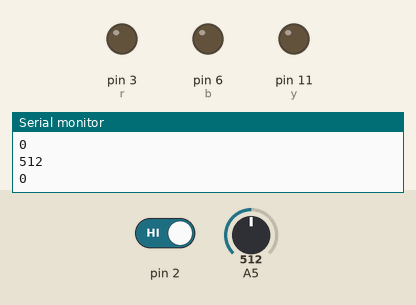
A sketch run on a simulated Arduino Uno, built with avr-gcc and run on an emulated ATmega328P. On the bench: output pins drawn as LEDs (lit = HIGH), the last lines printed to the serial monitor. Inputs (shaded band) come from the test bench; at power-on: A5 = 512, pin 2 HIGH.

Above: at 1.2 s.
1.3 s: A5 set to 309
2.8 s: A5 set to 284
At 3.86 s:
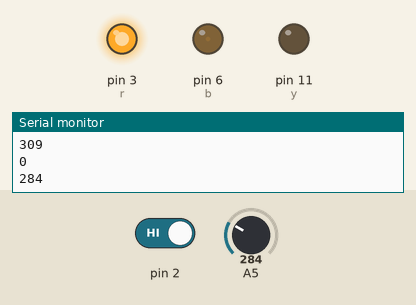
5.8 s: pin 2 driven LOW
At 5.97 s:
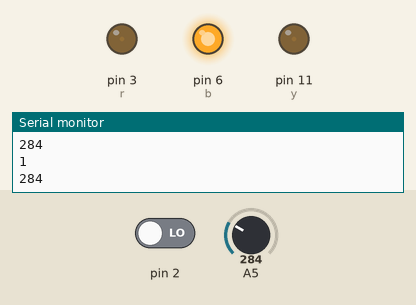
8.8 s: pin 2 driven HIGH
14.8 s: pin 2 driven LOW
At 21.34 s:
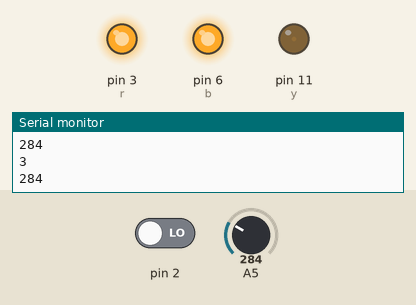
Timing chart, 0 to 25.1 s (numbered marks = the images above; inputs shaded):
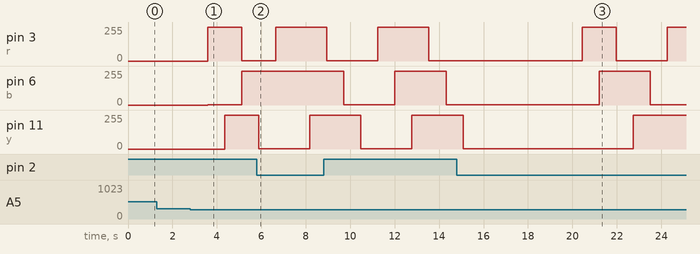

Measured:
- the behaviour switches between 301 and 300 on A5 (found by bisection; images 0 and 1)
- after the input at 2.8 s, pin 3 (r): 0/255 → 254/255 after 0.78 s, → 2/255 1.5 s later; pin 6 (b): 0/255 → 1/255 after 0.78 s, → 254/255 1.5 s later; pin 11 (y): 0/255 → 254/255 after 1.5 s
- after the input at 5.8 s, pin 6 (b): stays 254/255 (without the input it goes to 1/255 after 0.85 s); pin 11 (y): goes on until 5.9 s, then stays 1/255
- after the input at 14.8 s, pin 3 (r): stays 1/255 (without the input it goes to 254/255 after 1.0 s); pin 6 (b): stays 1/255 (without the input it goes to 254/255 after 1.8 s); pin 11 (y): goes on until 15.1 s, then stays 1/255

The sketch:

mood_light_0.2.ino
```cpp
int r = 3; // Red
int b = 6; // blue
int y = 11; // yellow
int red=0,blue=0,yellow=0;
int dy=500;
int cd=0 , bt=0,flag=-1;
void setup() {
  // initialize digital pin LED_BUILTIN as an output.
  pinMode(r, OUTPUT);
  pinMode(y, OUTPUT);
  pinMode(b, OUTPUT);
  pinMode(2, INPUT); // 버튼
   Serial.begin(9600);
}

// the loop function runs over and over again forever
void loop() {
  if(digitalRead(2) == 0){
    if(bt >13 ){bt=-1;}
    bt++;
    }
  Serial.println(bt);
   cd = analogRead(A5);
  Serial.println(cd);
   if(cd<=300){
      flag=-1;
     if(bt==0){// 기본(랜덤 점등 모드
     for(red=0,blue=255;red<255,blue>=1;red++,blue--){
   analogWrite(r,red);
   analogWrite(b,blue);
   delay(3);
  }
   for(yellow=1;yellow<255;yellow++){
  analogWrite(y,yellow);
   delay(3);
  }
  for(red=255,blue=1;red>=0,blue<255;red--,blue++){
    analogWrite(r,red);
   analogWrite(b,blue);
   delay(3);
  }
   for(yellow=255;yellow>=1;yellow--){
   analogWrite(y,yellow);
  delay(3);
  }
     }else if(bt==1){// R-B-Y 순차 점등 모드
      for(red=1;red<255;red++){
  analogWrite(r,red);
   delay(3);
  }
   for(blue=1;blue<255;blue++){
  analogWrite(b,blue);
   delay(3);
  }
   for(yellow=1;yellow<255;yellow++){
  analogWrite(y,yellow);
   delay(3);
  }
  for(red=255;red>=1;red--){
   analogWrite(r,red);
  delay(3);
  }
  for(blue=255;blue>=1;blue--){
   analogWrite(b,blue);
  delay(3);
  }
  for(yellow=255;yellow>=1;yellow--){
   analogWrite(y,yellow);
  delay(3);
  }
     }else if(bt==2){//  LED 개별 점등 모드
      for(red=1;red<255;red++){
  analogWrite(r,red);
   delay(3);
  }
  for(red=255;red>=1;red--){
   analogWrite(r,red);
  delay(3);
  }
   for(blue=1;blue<255;blue++){
  analogWrite(b,blue);
   delay(3);
  }
    for(blue=255;blue>=1;blue--){
   analogWrite(b,blue);
  delay(3);
  }
   for(yellow=1;yellow<255;yellow++){
  analogWrite(y,yellow);
   delay(3);
  }
  for(yellow=255;yellow>=1;yellow--){
   analogWrite(y,yellow);
  delay(3);
  }
     }else if(bt==3){
      for(red=1;red<255;red++){
  analogWrite(r,red);
   delay(3);
  }
  for(blue=1;blue<255;blue++){
  analogWrite(b,blue);
   delay(3);
  }
  for(red=255;red>=1;red--){
   analogWrite(r,red);
  delay(3);
  }
   for(yellow=1;yellow<255;yellow++){
  analogWrite(y,yellow);
   delay(3);
  }
    for(blue=255;blue>=1;blue--){
   analogWrite(b,blue);
  delay(3);
  }
   for(red=1;red<255;red++){
  analogWrite(r,red);
   delay(3);
  }
  for(yellow=255;yellow>=1;yellow--){
   analogWrite(y,yellow);
  delay(3);
  }
     }else if(bt==4){//LED 동시 점등 모드
       for(red=0,blue=0,yellow=0;red<255,blue<255,yellow<255;red++,blue++,yellow++){
   analogWrite(r,red);
   analogWrite(b,blue);
   analogWrite(y,yellow);
   delay(3);
  }
  for(red=255,blue=255,yellow=255;red>=0,blue>=0;red--,blue--,yellow--){
    analogWrite(r,red);
   analogWrite(b,blue);
   analogWrite(y,yellow);
   delay(3);
  }
     }else if(bt==5){// 분홍 LED 숨쉬기 모드
       digitalWrite(y,LOW);
      digitalWrite(b,LOW);
      for(red=1;red<255;red++){
  analogWrite(r,red);
   delay(3);
  }
  for(red=255;red>=1;red--){
   analogWrite(r,red);
  delay(3);
  }
     }else if(bt==6){// 블루LED 숨쉬기모드
       digitalWrite(r,LOW);
      digitalWrite(y,LOW);
       for(blue=1;blue<255;blue++){
  analogWrite(b,blue);
   delay(3);
  }
  for(blue=255;blue>=1;blue--){
   analogWrite(b,blue);
  delay(3);
  }
     }else if(bt==7){// 노란 LED  숨쉬기모드
        digitalWrite(r,LOW);
      digitalWrite(b,LOW);
       for(yellow=1;yellow<255;yellow++){
  analogWrite(y,yellow);
   delay(3);
  }
  for(yellow=255;yellow>=1;yellow--){
   analogWrite(y,yellow);
  delay(3);
  }
     }

     if(bt==8){// LED 분홍 점등
      digitalWrite(y,LOW);
      digitalWrite(b,LOW);
      for(red=254;red<255;red++){
  analogWrite(r,red);
  }
     }else if(bt==9){// LED 블루 점등
       digitalWrite(r,LOW);
      digitalWrite(y,LOW);
       for(blue=254;blue<255;blue++){
  analogWrite(b,blue);
  }
     }else if(bt==10){// LED 노랑 점등
     digitalWrite(r,LOW);
      digitalWrite(b,LOW);
       for(yellow=254;yellow<255;yellow++){
  analogWrite(y,yellow);
   delay(3);
  }
     }else if(bt==11){
       for(red=254,blue=254;red<255,blue<255;red++,blue++){
   analogWrite(r,red);
   analogWrite(b,blue);
  }
     }else if(bt==12){
      for(red=254,yellow=254;red<255,yellow<255;red++,yellow++){
   analogWrite(r,red);
   analogWrite(b,blue);
  }
     }else if(bt==13){
       for(blue=254,yellow=254;blue<255,yellow<255;blue++,yellow++){
   analogWrite(r,red);
   analogWrite(b,blue);
  }
     }

   }else{//  주변이 밝을 경우 LED off
     analogWrite(r,0);
   analogWrite(b,0);
   analogWrite(y,0);
   bt=0;
    } // on off 체크 구문 종료
}// roop문 종료
```
